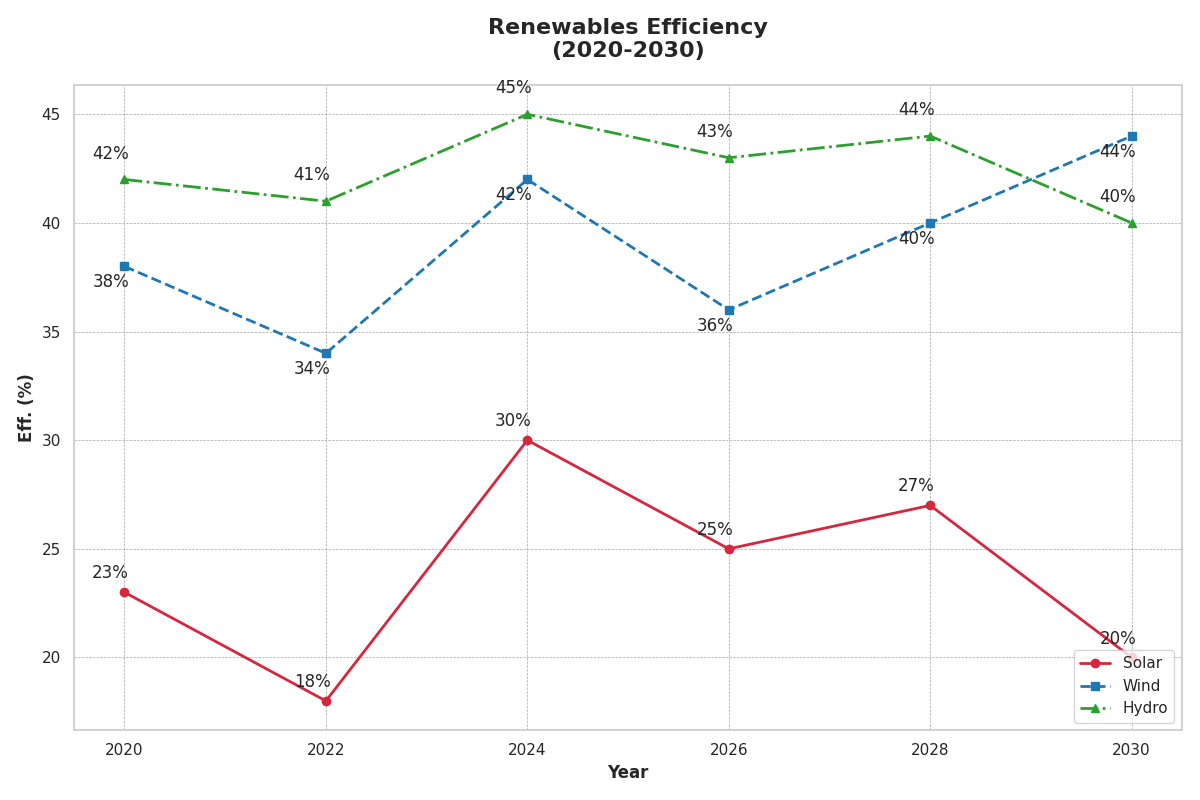

Write the Python code that produced this figure.
import matplotlib.pyplot as plt
import numpy as np

years = np.array([2020, 2022, 2024, 2026, 2028, 2030])
solar_efficiency = np.array([23, 18, 30, 25, 27, 20]) 
wind_efficiency = np.array([38, 34, 42, 36, 40, 44])
hydropower_efficiency = np.array([42, 41, 45, 43, 44, 40])

fig, ax = plt.subplots(figsize=(12, 8))

# Updated colors for solar, wind, and hydro lines
ax.plot(years, solar_efficiency, marker='o', linestyle='-', color='#D7263D', linewidth=2, label='Solar')  # New red color
ax.plot(years, wind_efficiency, marker='s', linestyle='--', color='#1F77B4', linewidth=2, label='Wind')   # New blue color
ax.plot(years, hydropower_efficiency, marker='^', linestyle='-.', color='#2CA02C', linewidth=2, label='Hydro')  # New green color

for (year, sol_eff, win_eff, hyd_eff) in zip(years, solar_efficiency, wind_efficiency, hydropower_efficiency):
    ax.annotate(f'{sol_eff}%', (year, sol_eff), textcoords="offset points", xytext=(-10,10), ha='center')
    ax.annotate(f'{win_eff}%', (year, win_eff), textcoords="offset points", xytext=(-10,-15), ha='center')
    ax.annotate(f'{hyd_eff}%', (year, hyd_eff), textcoords="offset points", xytext=(-10,15), ha='center')

ax.grid(True, which='both', linestyle='--', linewidth=0.5, color='gray', alpha=0.7)

ax.set_xlabel('Year', fontsize=12, fontweight='bold')
ax.set_ylabel('Eff. (%)', fontsize=12, fontweight='bold')
ax.set_title('Renewables Efficiency\n(2020-2030)', fontsize=16, fontweight='bold', pad=20)
ax.set_xticks(years)
ax.legend(loc='lower right')

plt.tight_layout()
plt.show()
